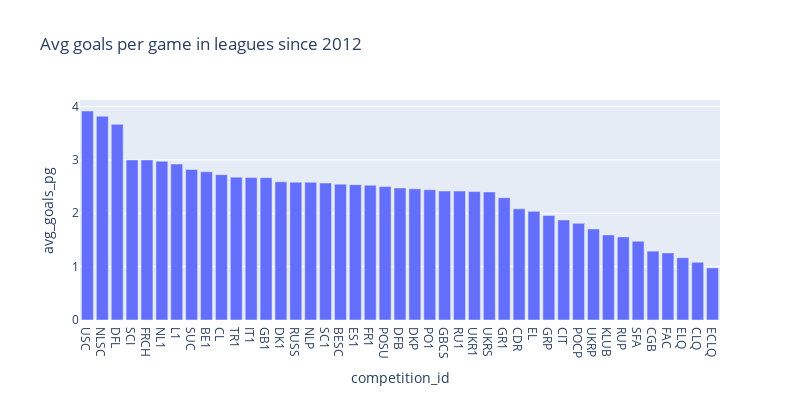

Notebook code for this chart:
### Code cell
px.bar(competitions_goals_mean, x='competition_id', y='avg_goals_pg', title='Avg goals per game in leagues since 2012', height=400, width=800)

### Figure 1 — Plotly figure (JSON) as saved in the notebook; plotly's stock layout.template omitted (floating-point values rounded to 4 significant figures)
{"data": [{"alignmentgroup": "True", "hovertemplate": "competition_id=%{x}<br>avg_goals_pg=%{y}<extra></extra>", "legendgroup": "", "marker": {"color": "#636efa", "pattern": {"shape": ""}}, "name": "", "offsetgroup": "", "orientation": "v", "showlegend": false, "textposition": "auto", "type": "bar", "x": ["USC", "NLSC", "DFL", "SCI", "FRCH", "NL1", "L1", "SUC", "BE1", "CL", "TR1", "IT1", "GB1", "DK1", "RUSS", "NLP", "SC1", "BESC", "ES1", "FR1", "POSU", "DFB", "DKP", "PO1", "GBCS", "RU1", "UKR1", "UKRS", "GR1", "CDR", "EL", "GRP", "CIT", "POCP", "UKRP", "KLUB", "RUP", "SFA", "CGB", "FAC", "ELQ", "CLQ", "ECLQ"], "xaxis": "x", "y": [3.917, 3.818, 3.667, 3, 3, 2.975, 2.923, 2.821, 2.777, 2.724, 2.677, 2.668, 2.668, 2.589, 2.583, 2.581, 2.567, 2.545, 2.537, 2.526, 2.5, 2.475, 2.458, 2.441, 2.417, 2.416, 2.407, 2.4, 2.293, 2.083, 2.036, 1.958, 1.874, 1.811, 1.706, 1.595, 1.557, 1.476, 1.29, 1.257, 1.167, 1.082, 0.9772], "yaxis": "y"}], "layout": {"barmode": "relative", "height": 400, "legend": {"tracegroupgap": 0}, "title": {"text": "Avg goals per game in leagues since 2012"}, "width": 800, "xaxis": {"anchor": "y", "autorange": true, "domain": [0, 1], "range": [-0.5, 42.5], "title": {"text": "competition_id"}, "type": "category"}, "yaxis": {"anchor": "x", "autorange": true, "domain": [0, 1], "range": [0, 4.123], "title": {"text": "avg_goals_pg"}, "type": "linear"}}}
